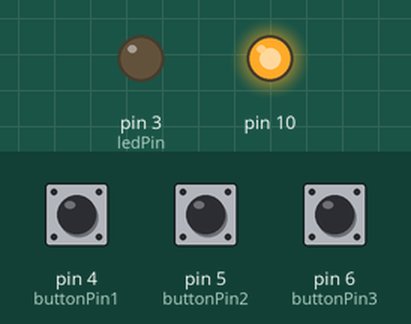
A sketch run on a simulated Arduino Uno, built with avr-gcc and run on an emulated ATmega328P. Parts: output pins drawn as LEDs (lit = HIGH). Inputs (shaded band) come from the test bench; at power-on: pin 4 (buttonPin1) HIGH, pin 5 (buttonPin2) HIGH, pin 6 (buttonPin3) HIGH. Pins used as bus, display or sensor lines are not drawn.

Above: at 0.1 s.
At 0.9 s:
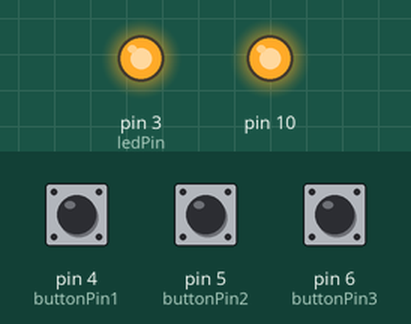
Timing chart, 0 to 2.4 s (numbered marks = the images above):
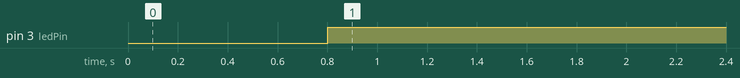

The sketch:

Vox-Caster.ino
```cpp
// (licence header left out)
/*
Derived from the the Audio Hacker Library by nootropic design.
The program is designed to work with the MCP3201 12-bit ADC and MCP4921 12-bit DAC.
A rudimentary soundboard is implemented using DFPlayerMini MP3 player. If no such module
is connected to pins 9 and 10, make sure "usingDFRobot" is not #defined, by commenting out "#define usingDFRobot".
If you are using DFRobotPlayerMini, make sure the respective libraries are installed (SoftwareSerial and DFRobotDFPlayerMini).
*/

//#define usingDFRobot

#if defined(usingDFRobot)
  #include "SoftwareSerial.h"
  #include "DFRobotDFPlayerMini.h"
  SoftwareSerial mySoftwareSerial(9, 10); // RX, TX
  DFRobotDFPlayerMini myDFPlayer;
#endif

static constexpr uint8_t buttonPin1 = 4;
static constexpr uint8_t buttonPin2 = 5;
static constexpr uint8_t buttonPin3 = 6;
static constexpr uint8_t ledPin = 3;
static constexpr uint8_t DAC_SS_Pin = 8;
static constexpr uint8_t ADC_SS_Pin = 7;
static constexpr uint16_t bufferSize = 512;
static constexpr uint8_t nbrAudioFiles1 = 16;
static constexpr uint8_t nbrAudioFiles2 = 4;

/*Macros for fast register operations*/
#define SCK_LOW PORTB &= ~(1 << PB5) //Write D13 low
#define SCK_HIGH PORTB |= (1 << PB5) //Write D13 high
#define MISO_READ PINB & (1 << PB4) //Compare pin D12 MISO
#define SS_DAC PORTB &= ~(1 << PB0) //Slave select DAC = D8
#define DS_DAC PORTB |= (1 << PB0)
#define SS_ADC PORTD &= ~(1 << PD7) //Slave select ADC = D7
#define DS_ADC PORTD |= (1 << PD7)
#define NOP __asm__ __volatile__ ("nop\n\t") //Do nothing for 1 CPU cycle
#define FORCE_INLINE inline __attribute__((always_inline)) //Force compiler to inline functions (faster than function calls)

/*Global variables*/
volatile uint16_t output = 0x1000 / 2; //Initialize output at midpoint (half VCC, 12-bit resolution)
volatile uint16_t _count = 0;
uint8_t modulatorVal = 7;
bool noMod = 0;
volatile uint32_t outputAdress = 0;
volatile uint32_t sampleAdress = 0;
uint16_t sampleBuffer[bufferSize];

/*SPI functions for use by the ADC and DAC methods*/
FORCE_INLINE static void spiToggle() {
  NOP; NOP; NOP; NOP; SCK_HIGH; NOP; NOP; NOP; NOP; SCK_LOW;
}

FORCE_INLINE static uint8_t spiWrite(uint8_t data) {
  SPDR = data;
  while (!(SPSR & _BV(SPIF)));
  return SPDR;
}

FORCE_INLINE static void spiRead(uint16_t &payload, uint8_t bit) {
  NOP; NOP; NOP;
  SCK_HIGH;
  NOP; NOP;
  if (MISO_READ) payload |= (1 << bit);
  SCK_LOW;
}

/*Audio class definitions and methods*/
class audioClass {
public:
  audioClass();
  void initialize();
  uint16_t RADC(); //Read from ADC
  void WDAC(uint16_t DACoutput); //Write to DAC
};

audioClass::audioClass() {
}

void audioClass::initialize() {

  DDRB |= (1 << PB5) | (1 << PB3) | (1 << PB0); //D8, D11, D13 as outputs
  DDRD |= (1 << PD3) | (1 << PD7); //D3 and D7 as outputs
  DDRB &= ~(1 << PB4); //Ensure D12 is input
  DDRD &= ~((1 << PD4) | (1 << PD5) | (1 << PD6)); //D4, D5, D6 are inputs
  PORTD |= (1 << PD4) | (1 << PD5) | (1 << PD6) | (1 << PD7); //D4, D5, D6 Pull-ups, D3 and D7 high
  PORTB |= (1 << PB0); //D8 High
  PORTB &= ~((1 << PB5) | (1 << PB3)); //D11 and D13 low

#ifndef usingDFRobot
  DDRB |= (1 << PB2);
  PORTB |= (1 << PB2); //If not using pin10 for DFrobot, enable pullup for SPI
#endif

  //Start SPI at 8MHz (fastest Nano can do, MCP4921 supports up to 20MHz)
  SPCR |= _BV(SPE);    // enable SPI
  SPCR &= ~_BV(SPIE);  // Interrupts off
  SPCR &= ~_BV(DORD);  // MSB first
  SPCR |= _BV(MSTR);   // Arduino as master
  SPCR &= ~_BV(CPOL);  // Rising edge
  SPCR &= ~_BV(CPHA);  // SCK idle state low
  SPCR &= ~_BV(SPR1);  // speed = clock/4
  SPCR &= ~_BV(SPR0);
  SPSR |= _BV(SPI2X);  // 2X speed

  //Configure Timer1 interrupts
  static constexpr uint16_t SR = 22050;// Sampling Rate
  cli(); // disable global interrupts during config
  TCCR1A = 0;  // normal port operation
  TCCR1B = 0;
  OCR1A = (F_CPU / SR);     // Interrupt at ~22050Hz ((16Mhz / 22.05kHz) = 725)
  TCCR1B |= (1 << WGM12);   // CTC mode: reset on OCR1A
  TCCR1B |= (1 << CS10);    // prescaler = 1
  TIMSK1 |= (1 << OCIE1A);  // enable interrupt on compare match
  sei(); //Re-enable interrupts
}

/* MCP3201's maximum SPI Speed is 1.6MHz. Done with bit-banging.
  Adapted from Audiohacker and McpSarAdc library under GPL version 3.*/
uint16_t audioClass::RADC() { //Reading from the ADC
  uint16_t sample = 0;
  SPCR &= ~_BV(SPE);    // disable HWSPI

  SS_ADC; //Slave select ADC

  // Start sample
  spiToggle();
  // Stop sample
  spiToggle();
  // Null bit
  spiToggle();

  // Assemble 12-bit sample from MISO
  spiRead(sample, 11);
  spiRead(sample, 10);
  spiRead(sample,  9);
  spiRead(sample,  8);
  spiRead(sample,  7);
  spiRead(sample,  6);
  spiRead(sample,  5);
  spiRead(sample,  4);
  spiRead(sample,  3);
  spiRead(sample,  2);
  spiRead(sample,  1);
  spiRead(sample,  0);

  DS_ADC; //Deselect ADC
  SPCR |= _BV(SPE);    // re-enable HWSPI

  return sample;
}

void audioClass::WDAC(uint16_t DACoutput) { //Writing to the DAC (at 8MHz)
  static constexpr uint16_t CONFIG = 0x30; // DAC config settings, gain=1, no buffered, disable shutdown
  uint8_t firstByte = (CONFIG | (DACoutput >> 8) & 0xF); // 4 config bits and 4 upper bits of output
  SS_DAC; //Slave select DAC
  spiWrite(firstByte); //Send first byte
  spiWrite(DACoutput); //Send last byte
  DS_DAC; //Deselect DAC
}

/*Button functions.*/
__attribute__((cold)) void button1Call() {
  modulatorVal--;
  if (modulatorVal < 2) {
    modulatorVal = 10;
  }
  noMod = (modulatorVal == 10); //Disable modulation if modulatorVal == 10
}

__attribute__((cold)) void button2Call(uint8_t *lastfile) {
#if defined(usingDFRobot) //For DFPlayer soundboard Folder 1
  myDFPlayer.playFolder(1, *lastfile);
  *lastfile = *lastfile + 1;
  if (*lastfile > nbrAudioFiles1) {
    *lastfile = 1;
  }
#endif
}

__attribute__((cold)) void button3Call(uint8_t *lastfile) {
#if defined(usingDFRobot) //DFPlayer Soundboard Folder 2
  myDFPlayer.playFolder(2, *lastfile);
  *lastfile = *lastfile + 1;
  if (*lastfile > nbrAudioFiles2) {
    *lastfile = 1;
  }
#endif
}

audioClass audioMod = audioClass();


/*Setup and loop starts here*/
void setup() {

/*DFPlayer setup*/
#if defined(usingDFRobot)
  mySoftwareSerial.begin(9600);
  delay(100); //Wait for serial to establish
  if (!myDFPlayer.begin(mySoftwareSerial)) {
    while(true);
  }
  myDFPlayer.volume(30);
#endif

  audioMod.initialize();
}

void loop() {
  static constexpr uint16_t debounceTimer = 300;
  uint32_t currentTime = millis();
  static uint32_t lastButtonPress;
  static uint8_t lastfile1 = 1;
  static uint8_t lastfile2 = 1;
  static uint32_t llu;
  static bool ledstat = 0;

  if(((currentTime-lastButtonPress)>=debounceTimer)){
    if((digitalRead(buttonPin1) == 0)){
         button1Call();
        lastButtonPress = currentTime;
    } else if((digitalRead(buttonPin2) == 0)){
        button2Call(&lastfile1);
        lastButtonPress = currentTime;
    } else if(digitalRead(buttonPin3) == 0){
        button3Call(&lastfile2);
        lastButtonPress = currentTime;
    }
  }

/*LEDControl*/
    if (((currentTime-llu)>=800)) {
    digitalWrite(ledPin, HIGH);
    //ledstat = !ledstat;
    //digitalWrite(ledPin, ledstat);
    llu = currentTime;
  }
}

ISR(TIMER1_COMPA_vect) {
  uint16_t sample;

  audioMod.WDAC(output);
  sample = audioMod.RADC();
  sampleBuffer[sampleAdress] = sample;

  _count++;
  if ((_count < modulatorVal) || (noMod)) {

    output = sampleBuffer[outputAdress];
    outputAdress++;
    uint16_t diff = bufferSize - sampleAdress;
    if (diff <= 16) { //When nearing end of buffer, mix input and modulated output
      uint16_t mix = (output * diff) + (sample * (16-diff));
      mix = mix >> 4; // DAC only takes 12 bits
      output = mix;
    }
  } else {
    _count = 0;
  }

  sampleAdress++;
  if (sampleAdress >= bufferSize) {
    sampleAdress = 0; // At end of buffer, reset index to start
    outputAdress = 0;
  }
}
```

Measured:
- by itself, pin 3 (ledPin): LOW → HIGH at 0.80 s
